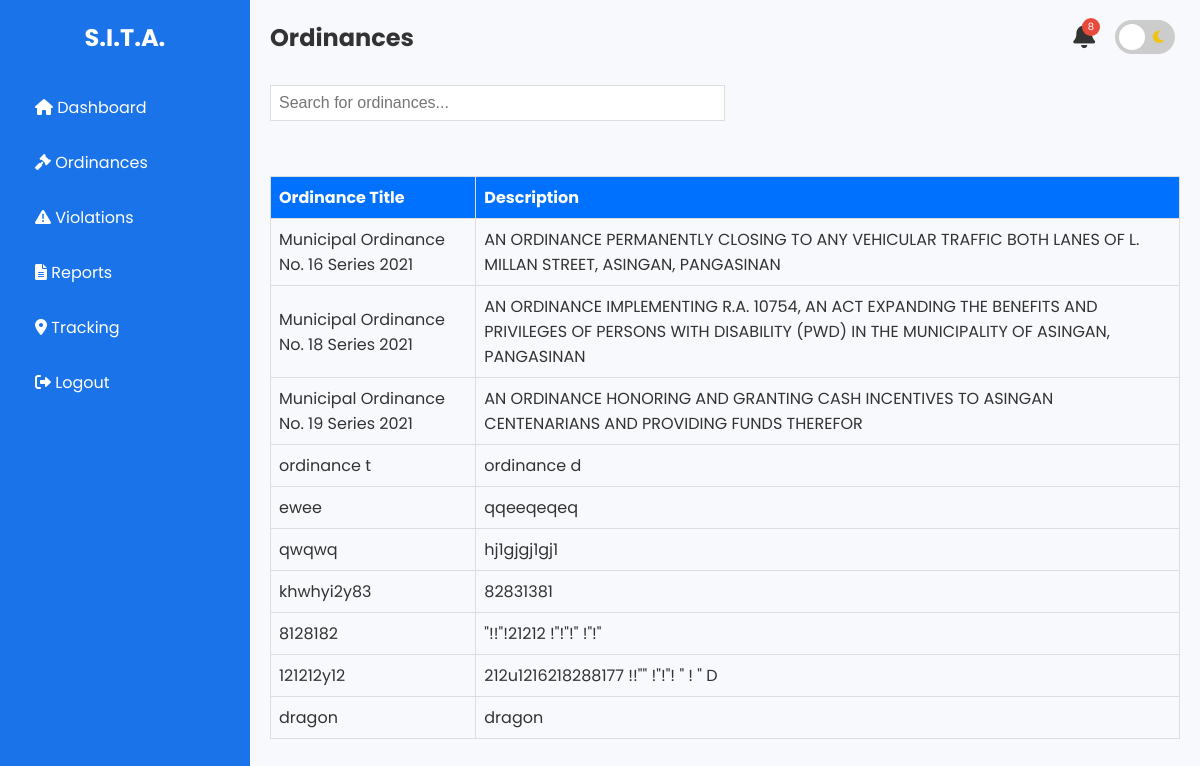
Page /user/ordinance.php (signed in) on the committed database.
### tables this page shows
CREATE TABLE `ordinances` (
  `ordinance_title` varchar(500) NOT NULL,
  `ordinance_desc` varchar(500) NOT NULL
);

### user/ordinance.php (the view, shortened to what this page needs)
<?php
require_once "../database/db_connect.php";
$query = "SELECT * FROM ordinances";
$result = mysqli_query($data, $query);
$ordinances = mysqli_fetch_all($result, MYSQLI_ASSOC);
$unread_notifications_count_sql = "
    SELECT COUNT(*) AS unread_count
    FROM notifications
    WHERE is_read = 0
";
$unread_notifications_count_result = mysqli_query($data, $unread_notifications_count_sql);
$unread_notifications_count_row = mysqli_fetch_assoc($unread_notifications_count_result);
$unread_notifications_count = $unread_notifications_count_row ? $unread_notifications_count_row['unread_count'] : 0;
?>
<!DOCTYPE html>
<html lang="en">
<head>
  <link rel="stylesheet" href="css/Ordinanceadmin.css">
  <link rel="stylesheet" href="https://cdnjs.cloudflare.com/ajax/libs/font-awesome/6.0.0-beta3/css/all.min.css">
</head>
<body>
  <div class="sidebar">
    <h2>S.I.T.A.</h2>
    <a href="dashboard.php"><i class="fas fa-home"></i> Dashboard</a>
    <a href="ordinance.php"><i class="fas fa-gavel"></i> Ordinances</a>
    <a href="violations.php"><i class="fas fa-exclamation-triangle"></i> Violations</a>
    <a href="report.php"><i class="fas fa-file-alt"></i> Reports</a>
    <a href="tracking.php"><i class="fas fa-map-marker-alt"></i> Tracking</a>
    <a href="#" class="logoutButton">
    <i class="fas fa-sign-out-alt"></i> Logout
</a>
  </div>
  <div class="main-content">
    <div class="header">
      <h1>Ordinances</h1>
      <div class="theme-switch-wrapper">
      <div class="notification-wrapper">
    <a href="notifications.php" id="notificationLink">
        <i class="fas fa-bell notification-icon"></i>
        <span class="notification-badge" id="notificationCount"><?php echo $unread_notifications_count; ?></span>
    </a>
</div>
        <label class="theme-switch" for="checkbox">
          <div class="slider round">
            <i class="fas fa-sun"></i>
            <i class="fas fa-moon"></i>
          </div>
        </label>
      </div>
    </div>
    <input type="text" id="searchInput" onkeyup="searchTable()" placeholder="Search for ordinances...">
    <table id="ordinanceTable">
      <thead>
        <tr>
          <th>Ordinance Title</th>
          <th>Description</th>
        </tr>
      </thead>
      <tbody>
        <?php foreach ($ordinances as $ordinance): ?>
          <tr onclick="selectOrdinance('<?php echo $ordinance['ordinance_title']; ?>', '<?php echo $ordinance['ordinance_desc']; ?>')">
            <td><?php echo htmlspecialchars($ordinance['ordinance_title']); ?></td>
            <td><?php echo htmlspecialchars($ordinance['ordinance_desc']); ?></td>
          </tr>
        <?php endforeach; ?>
      </tbody>
    </table>
  </div>
</body>
</html>

### user/css/Ordinanceadmin.css (style rules this page uses)
:root { --base-color: white; --base-variant: #e8e9ed; --text-color: #111528; --secondary-text: #232738; --primary-color: #3a435d; --accent-color: #0071ff; --sidebar-color: #1a73e8; --card-background: #f5f5f5; }
* { margin: 0; padding: 0; box-sizing: border-box; }
body { font-family: 'Poppins', sans-serif; background-color: var(--base-color); color: var(--text-color); display: flex; min-height: 100vh; }
.sidebar { width: 250px; background-color: var(--sidebar-color); color: white; display: flex; flex-direction: column; padding: 20px; gap: 10px; }
.sidebar h2 { margin-bottom: 20px; text-align: center; font-size: 1.5rem; font-weight: bold; }
.sidebar a { color: white; text-decoration: none; padding: 10px 15px; border-radius: 5px; transition: background-color 0.3s; }
.main-content { flex: 1; padding: 20px; background-color: var(--base-variant); display: flex; flex-direction: column; gap: 20px; }
.header { display: flex; justify-content: space-between; align-items: center; }
.header h1 { font-size: 1.5rem; }

### user/ordinance.php (style rules this page uses)
:root { --primary-color: #4e73df; --background-color: #f8f9fc; --text-color: #333; --card-background: #fff; --sidebar-background: #1a73e8; --sidebar-text: #fff; --shadow-color: rgba(0, 0, 0, 0.1); }
body { background-color: var(--background-color); color: var(--text-color); transition: all 0.3s ease; }
.sidebar { background-color: var(--sidebar-background); color: var(--sidebar-text); position: fixed; height: 100%; width: 250px; overflow-y: auto; }
.sidebar a { color: var(--sidebar-text); }
.main-content { background-color: var(--background-color); margin-left: 250px; padding: 20px; }
.theme-switch-wrapper { display: flex; align-items: center; position: absolute; right: 25px; top: 20px; }
.theme-switch { display: inline-block; height: 34px; position: relative; width: 60px; }
.slider { background-color: #ccc; bottom: 0; cursor: pointer; left: 0; position: absolute; right: 0; top: 0; transition: .4s; display: flex; align-items: center; justify-content: space-between; padding: 0 5px; }
.slider .fa-sun { color: #f39c12; font-size: 14px; margin-left: 4px; }
.slider .fa-moon { color: #f1c40f; font-size: 14px; margin-right: 4px; }
.notification-wrapper { position: relative; margin-right: 20px; }
.notification-icon { font-size: 25px; cursor: pointer; color: var(--text-color); }
.slider:before { background-color: white; bottom: 4px; content: ""; height: 26px; left: 4px; position: absolute; transition: .4s; width: 26px; z-index: 1; }
.slider.round { border-radius: 34px; }
.slider.round:before { border-radius: 50%; }
table { width: 100%; border-collapse: collapse; margin-top: 20px; }
th, td { border: 1px solid #ddd; padding: 8px; text-align: left; }
th { background-color: #0071ff; color: white; }
#searchInput { width: 50%; padding: 8px; margin-bottom: 15px; margin-top: 10px; font-size: 16px; border: 1px solid #ddd; }
.notification-badge { position: absolute; top: -5px; right: -5px; background-color: #e74a3b; color: white; border-radius: 50%; width: 18px; height: 18px; font-size: 10px; display: flex; justify-content: center; align-items: center; }

### rows in the picture
ordinances: ordinance_title "Municipal Ordinance No. 16 Series 2021", ordinance_desc "AN ORDINANCE PERMANENTLY CLOSING TO ANY VEHICULAR TRAFFIC BOTH LANES OF L. MILLAN STREET, ASINGAN, PANGASINAN"
ordinances: ordinance_title "Municipal Ordinance No. 18 Series 2021", ordinance_desc "AN ORDINANCE IMPLEMENTING R.A. 10754, AN ACT EXPANDING THE BENEFITS AND PRIVILEGES OF PERSONS WITH DISABILITY (PWD) IN THE MUNICIPALITY OF ASINGAN, PANGASINAN"
ordinances: ordinance_title "Municipal Ordinance No. 19 Series 2021", ordinance_desc "AN ORDINANCE HONORING AND GRANTING CASH INCENTIVES TO ASINGAN CENTENARIANS AND PROVIDING FUNDS THEREFOR"
ordinances: ordinance_title "ordinance t", ordinance_desc "ordinance d"
ordinances: ordinance_title "ewee", ordinance_desc "qqeeqeqeq"
ordinances: ordinance_title "qwqwq", ordinance_desc "hj1gjgj1gj1"
ordinances: ordinance_title "khwhyi2y83", ordinance_desc "82831381"
ordinances: ordinance_title "8128182", ordinance_desc "\"!!\"!21212 !\"!\"!\" !\"!\""
ordinances: ordinance_title "121212y12", ordinance_desc "212u1216218288177 !!\"\" !\"!\"! \" ! \" D"
ordinances: ordinance_title "dragon", ordinance_desc "dragon"

### other values in the picture
$unread_notifications_count "8"
